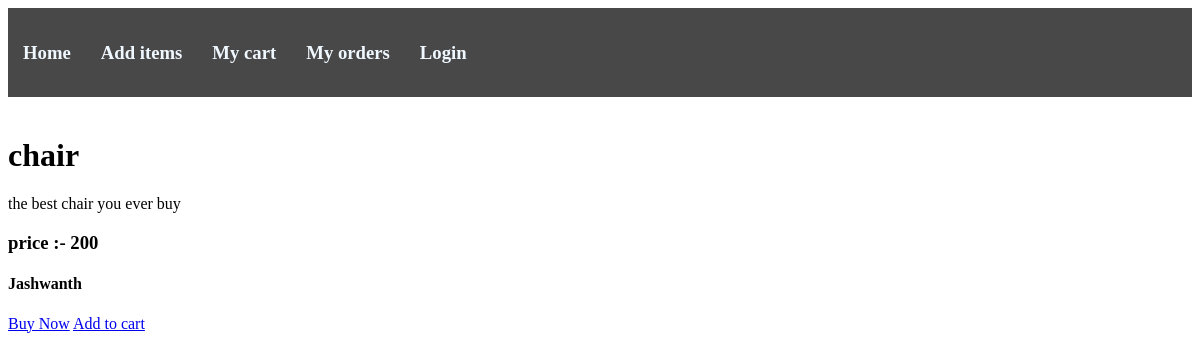
Screenshot of /itpage/2/ with the database file from the repository.
### base/models.py (models this page shows, shortened)
class Items(models.Model):
    owner = models.ForeignKey(User, on_delete=models.CASCADE, null=True)
    category = models.ForeignKey(Category, on_delete=models.SET_NULL, null=True)
    name = models.CharField(max_length=20)
    price = models.IntegerField(null=True)
    description = models.TextField(max_length=200, null=True)

### base/views.py (the view)
# urls.py: path('itpage/<str:pk>/',v.itpage,name='itpage'),
def itpage(request,pk):
    item = get_object_or_404(Items, pk=pk)
    context ={'item':item}
    return render(request,'base/itpage.html',context)

### base/templates/base/itpage.html (shortened to what this page needs)
{% extends 'main.html' %}
{% block body %}
<h1>{{item.name}}</h1>
<p>{{item.description}}</p>
<h3>price :- {{item.price}} </h3>
<h4>{{item.owner}}</h4>
<a href="{% url 'base:buy' item.id %}">Buy Now</a>
<a href="{% url 'base:addcart' item.id %}">Add to cart</a>
{% endblock %}

### rows the page displays
Items: name "chair", description "the best chair you ever buy", price "200", owner "Jashwanth"
